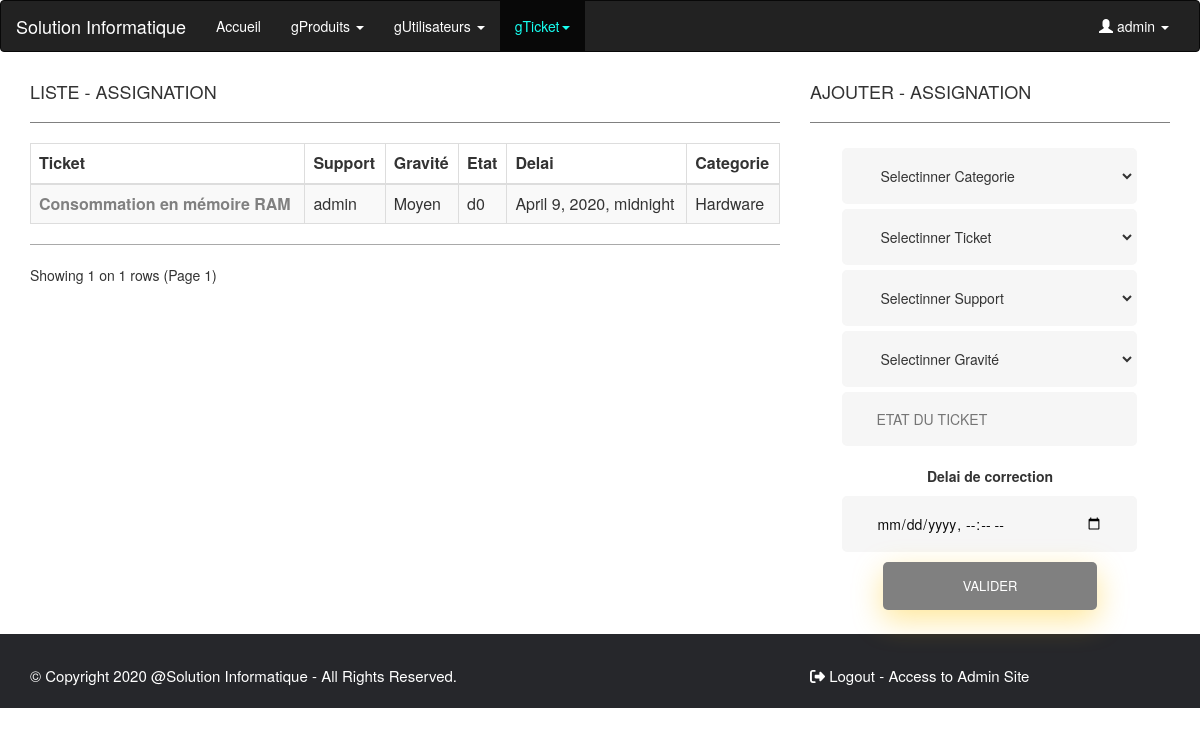
Page /gTicket/assignation-support-delai-gravite-au-ticket (signed in) on the committed database.
### Gestionnaire/models.py (models this page shows, shortened)
class Assignation(models.Model):
    SEVERITY = (
        ('Faible', 'Faible'),
        ('Moyen', 'Moyen'),
        ('Eleve', 'Eleve'),
    )
    categorie = models.ForeignKey(Categorie, on_delete=models.CASCADE)
    ticket = models.ForeignKey(Ticket, on_delete=models.CASCADE)
    support = models.ForeignKey(User, on_delete=models.CASCADE)
    gravite = models.CharField('Gravite-Ticket', choices=SEVERITY, max_length=50)
    etat = models.CharField('Etat-Ticket', max_length=50)
    delai = models.DateTimeField(default=timezone.now)
    dateAssignation = models.DateTimeField(default=timezone.now)
    class Meta:
        ordering = ["-dateAssignation",]
        unique_together = ("categorie", "ticket", "support")

class Ticket(models.Model):
    titre = models.CharField('Objet du ticket', max_length=100)
    produit = models.ForeignKey(Produit, on_delete=models.CASCADE)
    initiateur = models.ForeignKey(User, on_delete=models.CASCADE)
    dateOuverture = models.DateTimeField(default=timezone.now)
    description = models.CharField('Description', max_length=300)
    solution = models.CharField('Solution', max_length=5000)
    class Meta:
        unique_together = ("titre", "produit", "initiateur", "description", "solution")

class Categorie(models.Model):
    name = models.CharField('Nom', max_length=100)
    tickets = PickledObjectField()
    supports = PickledObjectField()
    date = models.DateTimeField(default=timezone.now)
    description = models.CharField('Description', max_length=300)
    class Meta:
        ordering = ["-date",]
        unique_together = ("name",)
    def __str__(self):
        return "{}".format(self.name)

### Gestionnaire/views.py (the view, shortened to what this page needs)
# urls.py: path('gTicket/assignation-support-delai-gravite-au-ticket', views.assignTickets, name='assignTickets'),
@login_required
def assignTickets(request):
    context = {}
    query = ""
    assignations = Assignation.objects.all()
    all_assignations = assignations.count()
    if request.GET:
        query = request.GET.get('q', '')
        context['query'] = str(query)
    if query:
        queryset = []
        queries = query.split(" ")
        for q in queries:
            objects = Assignation.objects.filter(
                Q(ticket__titre__icontains=q) |
                Q(ticket__produit__name__icontains=q) |
                Q(support__username__icontains=q)
            ).distinct()
            for object in objects:
                queryset.append(object)
        assignations = list(set(queryset))
        number_assignations = len(assignations)
    else:
        number_assignations = assignations.count()
    page = request.GET.get('page', 1)
    assignations_paginator = Paginator(assignations, ROW_NUMBER_PER_PAGE)
    try:
        assignations = assignations_paginator.page(page)
    except PageNotAnInteger:
        assignations = assignations_paginator.page(ROW_NUMBER_PER_PAGE)
    except EmptyPage:
        assignations = assignations_paginator.page(assignations_paginator.num_pages)
    context[assignations] = assignations
    num = len(assignations)
    created = None
    assignations = Assignation.objects.all()
    categories = Categorie.objects.all()
    tickets = Ticket.objects.all()
    supports = User.objects.all() # Filtrer les utilisateurs avec le role "SUPPORT" après
    return render(request, 'Gestionnaire/assignTickets.html', locals())

### templates/Gestionnaire/assignTickets.html (shortened to what this page needs)
{% extends "Gestionnaire/base.html" %}
{% load static %}
{% block home %}<li><a href="{% url 'home' %}">Accueil</a></li>{% endblock %}
{% block gTicket %}
<li class="active"><a href="#" class="dropdown-toggle" data-toggle="dropdown">gTicket<span class="caret"></span></a>
</li>
{% endblock %}
{% block content %}
<div class="row">
  <div class="col-sm-12 col-md-8">
    <h4 class="content_header">LISTE - ASSIGNATION</h4>
    <hr class="hr_style">
    {% if assignations %}
      <table style="width: 100%;" id="example" class="table table-hover table-striped table-bordered dataTable dtr-inline collapsed" role="grid" aria-describedby="example_info">
        <thead>
          <tr role="row">
            <th class="sorting" tabindex="0" aria-controls="example" rowspan="1" colspan="1" aria-label="categorieName: activer pour trier la colonne par ordre croissant">
              <font style="vertical-align: inherit;">
                <font style="vertical-align: inherit;">Ticket</font>
              </font>
            </th>
            <th class="sorting" tabindex="0" aria-controls="example" rowspan="1" colspan="1" aria-label="IP Address: activer pour trier la colonne par ordre croissant">
              <font style="vertical-align: inherit;">
                <font style="vertical-align: inherit;">Support</font>
              </font>
            </th>
            <th class="sorting" tabindex="0" aria-controls="example" rowspan="1" colspan="1" aria-label="IP Address: activer pour trier la colonne par ordre croissant">
              <font style="vertical-align: inherit;">
                <font style="vertical-align: inherit;">Gravité</font>
              </font>
            </th>
            <th class="sorting" tabindex="0" aria-controls="example" rowspan="1" colspan="1" aria-label="Owner: activer pour trier la colonne par ordre croissant">
              <font style="vertical-align: inherit;">
                <font style="vertical-align: inherit;">Etat</font>
              </font>
            </th>
            <th class="sorting" tabindex="0" aria-controls="example" rowspan="1" colspan="1" aria-label="OS Type: activer pour trier la colonne par ordre croissant">
              <font style="vertical-align: inherit;">
                <font style="vertical-align: inherit;">Delai</font>
              </font>
            </th>
            <th class="sorting" tabindex="0" aria-controls="example" rowspan="1" colspan="1" aria-label="categorieName: activer pour trier la colonne par ordre croissant">
              <font style="vertical-align: inherit;">
                <font style="vertical-align: inherit;">Categorie</font>
              </font>
            </th>
          </tr>
        </thead>
        <tbody>
          {% for assignation in assignations %}
          <tr role="row" class="odd" style="">
            <td class="style_td"><font style="vertical-align: inherit;"><font style="vertical-align: inherit;"><a href="{% url 'assignTickets' %}" title="Cliquez pour une assignation" style="font-weight:bold;">{{ assignation.ticket.titre }}</a></font></font></td>
            <td class="style_td"><font style="vertical-align: inherit;"><font style="vertical-align: inherit;">{{ assignation.support.username }}</font></font></td>
            <td class="style_td"><font style="vertical-align: inherit;"><font style="vertical-align: inherit;">{{ assignation.gravite }}</font></font></td>
            <td class="style_td"><font style="vertical-align: inherit;"><font style="vertical-align: inherit;">{{ assignation.etat }}</font></font></td>
            <td class="style_td"><font style="vertical-align: inherit;"><font style="vertical-align: inherit;">{{ assignation.delai }}</font></font></td>
            <td class="style_td"><font style="vertical-align: inherit;"><font style="vertical-align: inherit;">{{ assignation.categorie }}</font></font></td>
          </tr>
          {% endfor %}
        </tbody>
      </table>
    {% endif %}
    <hr class="hr_under_table">
      <div class="row">
        <p class="col-sm-12 col-md-4">
        Showing {{ num }} on {{ number_assignations }} rows  (Page {{ page }})
        </p>
        <div class="d-flex flex-column m-auto pagination mt-5 col-sm-12 col-md-8">
          <nav aria-label="Page navigation">
          </nav>
        </div>
      </div>
  </div>
  <div class="col-sm-12 col-md-4">
    <h4 class="">AJOUTER - ASSIGNATION</h4>
    <hr class="hr_style">
    <div class="row">
      <div class="col-sm-12 col-md-1"> </div>
      <div class="col-sm-12 col-md-10">
        <form method="post" action="{% url 'assignTickets' %}">
          <select name="categorie" class="select_style" required>
            <option value="" >Selectinner Categorie</option>
          </select>
          <select name="ticket" class="select_style" required>
            <option value="" >Selectinner Ticket</option>
          </select>
          <select name="support" class="select_style" required>
            <option value="" >Selectinner Support</option>
          </select>
          <select name="gravite" class="select_style" required>
            <option value="" >Selectinner Gravité</option>
          </select>
          <input type="text" name="etat" placeholder="ETAT DU TICKET" required>
          <br><br>
          <label for="">Delai de correction</label>
          <input type="datetime-local" format='%Y-%m-%dT%H:%M' name="delai" placeholder="DELAI DE CORRECTION" required>
          <div class="submit_row ">
            <input type="submit" class="" value="Valider">
          </div>
        </form>
      </div>
      <div class="col-sm-12 col-md-1"> </div>
    </div>
  </div>
</div>
{% endblock%}

### templates/Gestionnaire/base.html (shortened to what this page needs)
<html lang="en">
  <head>
    {% block css %}
      <link href="../../static/css/style.css" rel="stylesheet">
    {% endblock %}
    {% block bootstrap %}
      <link rel="stylesheet" href="https://maxcdn.bootstrapcdn.com/bootstrap/3.3.7/css/bootstrap.min.css">
    {% endblock %}
    {% block font-awesome %}
      <link rel="stylesheet" href="../../static/fontawesome_free_5_13_0_web/css/all.min.css">
      <link rel="stylesheet" href="../../static/fontawesome_free_5_13_0_web/css/fontawesome.min.css">
    {% endblock %}
  </head>
  <body>
    <div class="container-fluid">
      {% block navbar %}
      <div class="row navbar navbar-inverse">
        <div class="container-fluid">
          <div class="row">
            <div class="col-lg-12">
              <div class="navbar-header">
                <a href="{% url 'home' %}" class="navbar-brand">Solution Informatique</a>
              </div>
              <div class="navbar-collapse collapse" id="mobile_menu">
                <ul class="nav navbar-nav">
                    {% block home %}{% endblock %}
                    {% block produit %}
                    <li><a href="#" class="dropdown-toggle" data-toggle="dropdown">gProduits <span class="caret"></span></a>
                    </li>
                    {% endblock %}
                    {% block gUtilisateurs %}
                    <li><a href="#" class="dropdown-toggle" data-toggle="dropdown">gUtilisateurs <span class="caret"></span></a>
                    </li>
                    {% endblock %}
                    {% block gTicket %}{% endblock %}
                </ul>
                <ul class="nav navbar-nav">
                  <li>
                  </li>
                </ul>
                <ul class="nav navbar-nav navbar-right">
                  {% if request.user.username %}
                    <li><a href="#" class="dropdown-toggle" data-toggle="dropdown"><span class="glyphicon glyphicon-user"></span> {{ request.user.username }} <span class="caret"></span></a>
                    </li>
                  {% endif %}
                </ul>
              </div>
            </div>
          </div>
        </div>
      </div>
      {% endblock %}
        <div class="container">
          {% block content %}{% endblock %}
        </div>
      <footer class=" row site-footer">
          <div class="container">
              <div class="row">
                  <div class="col-md-8 col-sm-6 col-xs-12">
                      <p class="copyright-text">
                        &copy; Copyright <span id="s_annee"></span>
                        <a href="#">@Solution Informatique</a>
                        - All Rights Reserved.
                      </p>
                  </div>
                  <div class="col-md-4 col-sm-6 col-xs-12">
                      <p class="copyright-text">
                        <a href="{% url 'logout_view' %}"><i class="fas fa-sign-out-alt"></i> Logout</a>
                        {% if request.user.is_superuser == True  %}
                          - <a href="/admin/">Access to Admin Site</a>
                        {% endif %}
                      </p>
                  </div>
              </div>
          </div>
      </footer>
    </div>
  </body>
</html>

### static/css/style.css (style rules this page uses)
.hr_style { margin-top: 20px; margin-bottom: 20px; border: 0; border-top: 1px solid grey; }
.hr_under_table { border-top: 1px solid #A9A9A9; }
.style_td a { color: grey; text-decoration: none; }
input[type=button], input[type=submit], input[type=reset] { background-color: grey; border: none; color: white; padding: 15px 80px; text-align: center; text-decoration: none; display: inline-block; text-transform: uppercase; font-size: 13px; -webkit-box-shadow: 0 10px 30px 0 rgba(255 194,2,0.4); box-shadow: 0 10px 30px 0 rgba(255 194,2,0.4); -webkit-border-radius: 5px 5px 5px 5px; /border-radius: 5px 5px 5px 5px; margin: 10px 20px 10px 20px; -webkit-transition: all 0.3s ease-in-out; -moz-transition: all 0.3s ease-in-out; -ms-transition: all 0.3s ease-in-out; -o-transition: all 0.3s ease-in-out; transition: all 0.3s ease-in-out; }
input[type=text], input[type=password], input[type=email], input[type=file], input[type=datetime-local], select { background-color: #f6f6f6; border: none; color: #0d0d0d; padding: 15px 32px; text-decoration: none; display: inline-block; margin-top: 5px!important; width: 100%; border: 2px solid #f6f6f6; -webkit-transition: all 0.5s ease-in-out; -moz-transition: all 0.5s ease-in-out; -ms-transition: all 0.5s ease-in-out; -o-transition: all 0.5s ease-in-out; transition: all 0.5s ease-in-out; -webkit-border-radius: 5px 5px 5px 5px; border-radius: 5px 5px 5px 5px; }
input[type=text]:placeholder, input[type=password]:placeholder, input[type=email]:placeholder, input[type=file]:placeholder, input[type=datetime-local]:placeholder, select:placeholder { color: #cccccc; }
form { text-align: center; }
* { box-sizing:border-box; -moz-box-sizing:border-box; -webkit-box-sizing:border-box; }
body { background: #f0f0f0; }
.pagination { margin: 0!important; margin-bottom: 25px!important; }
.site-footer { background-color:#26272b; padding:30px 0 20px; font-size:15px; line-height:24px; color:#fff; }
.site-footer a { color:#fff; }
.copyright-text { margin:0 }
.navbar-inverse .navbar-nav>li>a { color: #fff!important; }
.navbar-inverse .navbar-nav>.active>a, .navbar-inverse .navbar-nav>.active>a:focus, .navbar-inverse .navbar-nav>.active>a:hover { color: #18FFF1!important; background-color: #080808; }
.navbar-inverse .navbar-brand { color: #fff!important; }

### rows in the picture
Assignation: ticket.titre "Consommation en mémoire RAM", support.username "admin", gravite "Moyen", etat "d0", delai "April 9, 2020, midnight", categorie "Hardware"

### other values in the picture
{{ request.user.username }} "admin"
{{ num }} "1"
{{ number_assignations }} "1"
{{ page }} "1"
